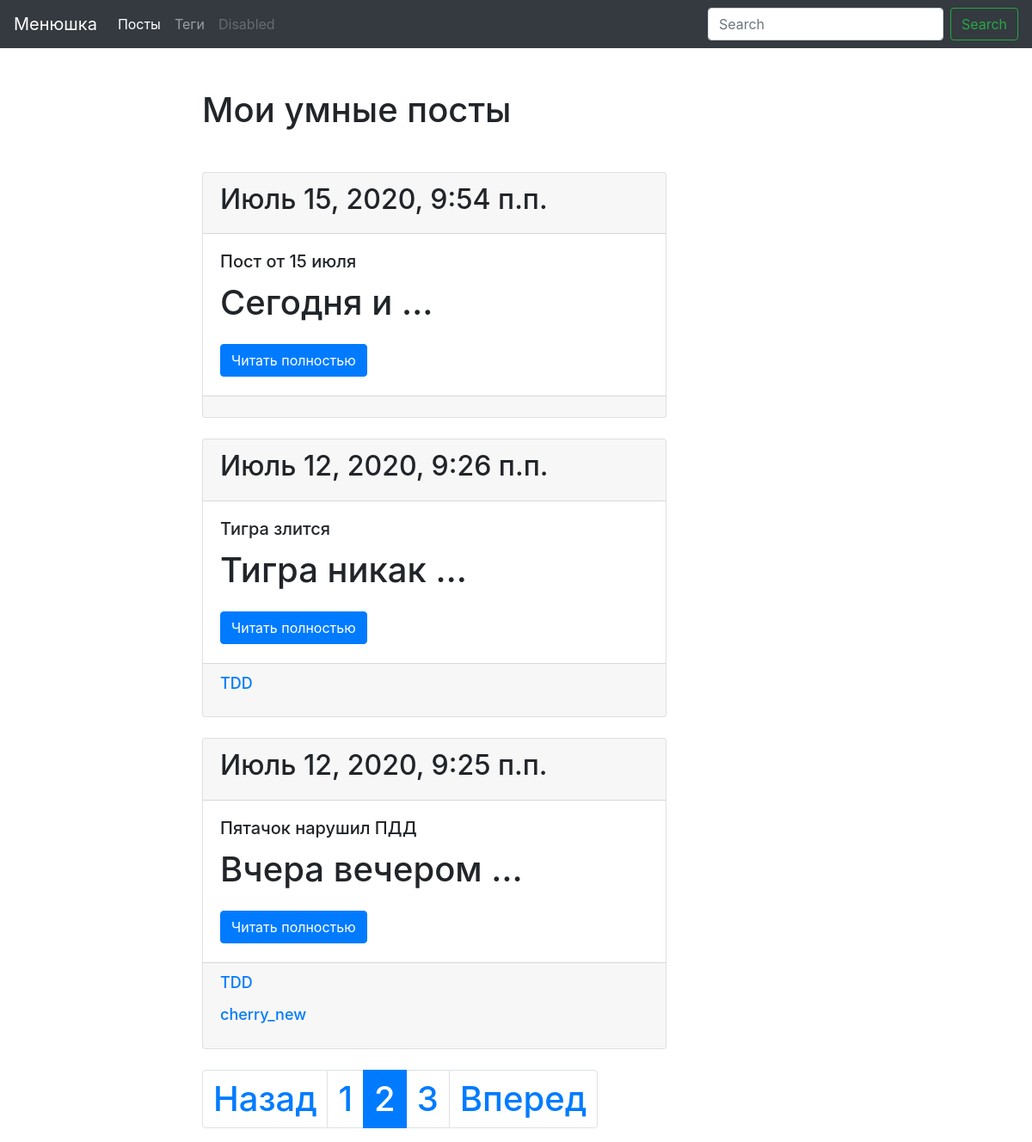
Screenshot of /?page=2 with the database file from the repository.
### pt/models.py (models this page shows, shortened)
class Post(models.Model):
	title = models.CharField(max_length=150, db_index=True)
	slug = models.SlugField(max_length=150, blank=True, unique=True)
	body = models.TextField(blank=True, db_index=True)
	tags = models.ManyToManyField('Tag', blank=True, related_name='posts')
	date_pub = models.DateTimeField(auto_now_add = True)
	def get_absolute_url(self):
		return reverse('post_detail_url', kwargs={'slug': self.slug})
	class Meta:
		ordering = ['-date_pub']

class Tag(models.Model):
	title = models.CharField(max_length=50)
	slug = models.SlugField(max_length=50, unique=True)
	def get_absolute_url(self):
		return reverse('tag_detail_url', kwargs={'slug': self.slug})
	class Meta:
		ordering = ['title']

### pt/views.py (the view)
# urls.py: path('', posts_list, name='posts_list_url'),
def posts_list(request):
	search_query = request.GET.get('search', '')
	if search_query:
		posts = Post.objects.filter(Q(title__icontains=search_query) | Q(body__icontains=search_query))
	else:
		posts = Post.objects.all()
	paginator = Paginator(posts, 3)
	page_number = request.GET.get('page', 1) #page - параметр get-запроса в адресной строке, 1 - ззначение по-умолчанию, на тот случай, если нужного значения page не существует (чтобы не возбуждать исключение)
	page = paginator.get_page(page_number)
	is_paginated = page.has_other_pages()
	if page.has_previous():
		prev_url = '?page={}'.format(page.previous_page_number())
	else:
		prev_url = ''
	if page.has_next():
		next_url = '?page={}'.format(page.next_page_number())
	else:
		next_url=''
	context = {
		'page_object': page,
		'is_paginated': is_paginated,
		'prev_url': prev_url,
		'next_url': next_url
	}
	return render(request, 'pt/index.html', context=context)

### pt/templates/pt/index.html (shortened to what this page needs)
{% extends 'pt/base_blog.html' %}
{% block content %}
	<h1 class="mb-5">Мои умные посты<h1>
	{% for post in page_object.object_list %}
		{% include 'pt/includes/post_card.html' %}
	{% endfor %}
{% endblock %}

### pt/templates/pt/includes/post_card.html
<div class="card mb-4">
	<div class="card-header">
		<h2> {{ post.date_pub }} </h2>
	</div>
	<div class="card-body">
		<h5 class="card-title"> {{ post.title }} </h5>
		<p class="card-text"> {{ post.body|truncatewords:2 }} </p>
		<a href="{{ post.get_absolute_url }}" class="btn btn-primary">Читать полностью</a>
	</div>
	<div class="card-footer text-muted">
		{% for tag in post.tags.all %}
			<a href="{{ tag.get_absolute_url }}" style="font-size: 18px"> <p>{{ tag.title }} </p> </a>
		{% endfor %}
	</div>
</div>

### rows the page displays
Post: date_pub "Июль 15, 2020, 9:54 п.п.", title "Пост от 15 июля", body "Сегодня и …"
Post: date_pub "Июль 12, 2020, 9:26 п.п.", title "Тигра злится", body "Тигра никак …"
Tag: title "TDD"
Post: date_pub "Июль 12, 2020, 9:25 п.п.", title "Пятачок нарушил ПДД", body "Вчера вечером …"
Tag: title "cherry_new"

### other values shown
{{ n }} "1" "3"
{{ n }} "2"
